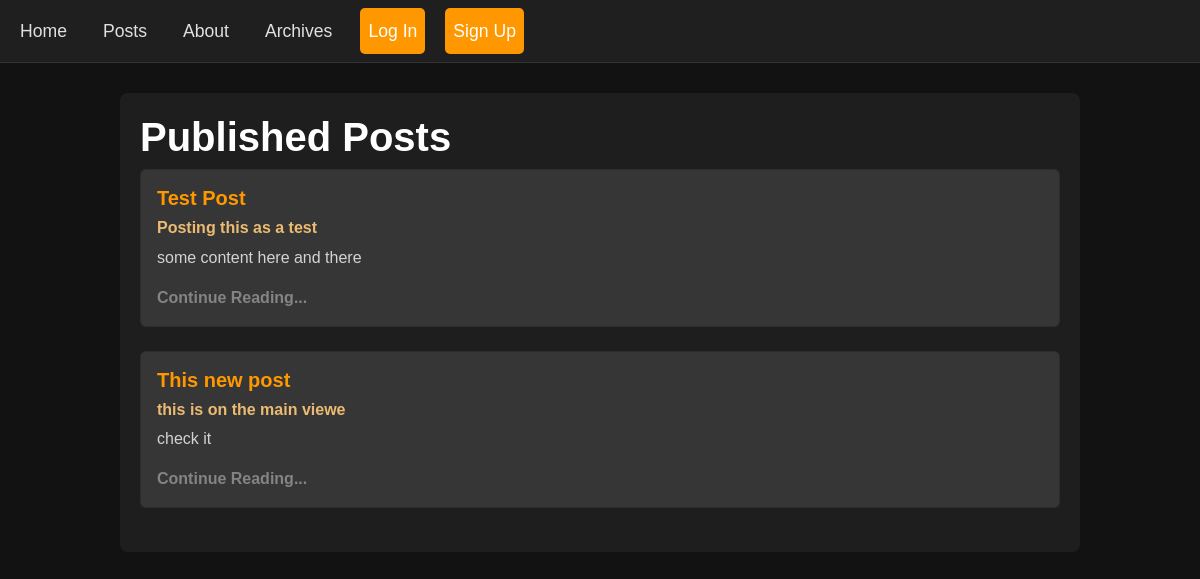
/posts/, run on the app's committed database.
### posts/models.py (models this page shows, shortened)
class Status(models.Model):
    name = models.CharField(max_length=128)
    description = models.CharField(max_length=256)

class Post(models.Model):
    title = models.CharField(max_length=128)
    subtitle = models.CharField(max_length=256)
    body = models.TextField()
    author = models.ForeignKey(
        get_user_model(),
        on_delete=models.CASCADE,
    )
    status = models.ForeignKey(
        Status,
        on_delete=models.CASCADE
    )
    created_on = models.DateTimeField(auto_now_add=True)

### posts/views.py (the view)
# urls.py: path("", views.PostListView.as_view(), name="list"),
class PostListView(ListView):
    model = Post
    template_name = "posts/list.html"
    def get_context_data(self, **kwargs):
        context = super().get_context_data(**kwargs)
        published = Status.objects.get(name="published")
        context["title"] = "Published"
        context["post_list"] = (
            Post.objects
            .filter(status=published)
            .order_by("created_on").reverse()
        )
        return context

### templates/posts/list.html (shortened to what this page needs)
{% extends 'base.html' %}
{% load static %}
{% block content %}
<h1>{{ title }} Posts</h1>
{% for post in post_list %}
<div class="card">
    <div class="card-body">
        <h5 class="card-title">{{ post.title }}</h5>
        <h6 class="card-subtitle mb-2 mt-2 text-body-secondary">{{ post.subtitle }}</h6>
        <p class="card-text">{{ post.body|truncatechars:64 }}</p>
        <a href="{% url 'detail' post.id %}" class="nav-link">Continue Reading...</a>
    </div>
</div>
<br />
{% endfor %}
{% endblock content %}

### static/css/base.css (style rules this page uses)
body { background-color: #121212; color: #E0E0E0; font-family: 'Arial', sans-serif; }
.navbar-brand, .nav-link { color: #E0E0E0; margin-right: 20px; }
h1, h2, h3, h4, h5, h6 { color: #fff; font-weight: bold; }
p, ul, ol { color: #D3D3D3; }
.card { background-color: #373636; color: #ff9800; }
.card-subtitle { color: #ebbb73 !important; }
.card-body a { text-decoration: none; font-weight: bold; color: #848484; }

### data on the page
Status: name "Published"
Post: title "Test Post", subtitle "Posting this as a test", body "some content here and there"
Post: title "This new post", subtitle "this is on the main viewe", body "check it"
